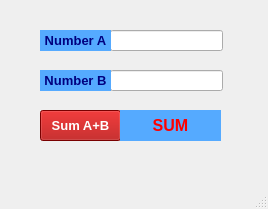
<?xml version="1.0" encoding="UTF-8"?>
<ui version="4.0">
 <class>MainWindow</class>
 <widget class="QMainWindow" name="MainWindow">
  <property name="geometry">
   <rect>
    <x>0</x>
    <y>0</y>
    <width>268</width>
    <height>209</height>
   </rect>
  </property>
  <property name="windowTitle">
   <string>MainWindow</string>
  </property>
  <widget class="QWidget" name="centralwidget">
   <widget class="QLineEdit" name="edtA">
    <property name="geometry">
     <rect>
      <x>110</x>
      <y>30</y>
      <width>113</width>
      <height>21</height>
     </rect>
    </property>
   </widget>
   <widget class="QLineEdit" name="edtB">
    <property name="geometry">
     <rect>
      <x>110</x>
      <y>70</y>
      <width>113</width>
      <height>21</height>
     </rect>
    </property>
   </widget>
   <widget class="QPushButton" name="btnSum">
    <property name="geometry">
     <rect>
      <x>40</x>
      <y>110</y>
      <width>81</width>
      <height>31</height>
     </rect>
    </property>
    <property name="font">
     <font>
      <pointsize>10</pointsize>
      <weight>75</weight>
      <bold>true</bold>
     </font>
    </property>
    <property name="styleSheet">
     <string notr="true">background-color: rgb(170, 0, 0);
color: rgb(255, 255, 255);
</string>
    </property>
    <property name="text">
     <string>Sum A+B</string>
    </property>
   </widget>
   <widget class="QLabel" name="lbResult">
    <property name="geometry">
     <rect>
      <x>120</x>
      <y>110</y>
      <width>101</width>
      <height>31</height>
     </rect>
    </property>
    <property name="font">
     <font>
      <pointsize>12</pointsize>
      <weight>75</weight>
      <bold>true</bold>
     </font>
    </property>
    <property name="styleSheet">
     <string notr="true">color: rgb(255, 0, 0);
background-color: rgb(85, 170, 255);</string>
    </property>
    <property name="text">
     <string>SUM</string>
    </property>
    <property name="alignment">
     <set>Qt::AlignCenter</set>
    </property>
   </widget>
   <widget class="QLabel" name="label_2">
    <property name="geometry">
     <rect>
      <x>40</x>
      <y>30</y>
      <width>71</width>
      <height>21</height>
     </rect>
    </property>
    <property name="font">
     <font>
      <pointsize>10</pointsize>
      <weight>75</weight>
      <bold>true</bold>
     </font>
    </property>
    <property name="styleSheet">
     <string notr="true">background-color: rgb(85, 170, 255);
color: rgb(0, 0, 127);</string>
    </property>
    <property name="text">
     <string>Number A</string>
    </property>
    <property name="alignment">
     <set>Qt::AlignCenter</set>
    </property>
   </widget>
   <widget class="QLabel" name="label_3">
    <property name="geometry">
     <rect>
      <x>40</x>
      <y>70</y>
      <width>71</width>
      <height>21</height>
     </rect>
    </property>
    <property name="font">
     <font>
      <pointsize>10</pointsize>
      <weight>75</weight>
      <bold>true</bold>
     </font>
    </property>
    <property name="styleSheet">
     <string notr="true">background-color: rgb(85, 170, 255);
color: rgb(0, 0, 127);</string>
    </property>
    <property name="text">
     <string>Number B</string>
    </property>
    <property name="alignment">
     <set>Qt::AlignCenter</set>
    </property>
   </widget>
  </widget>
  <widget class="QMenuBar" name="menubar">
   <property name="geometry">
    <rect>
     <x>0</x>
     <y>0</y>
     <width>268</width>
     <height>21</height>
    </rect>
   </property>
  </widget>
  <widget class="QStatusBar" name="statusbar"/>
 </widget>
 <resources/>
 <connections/>
</ui>
